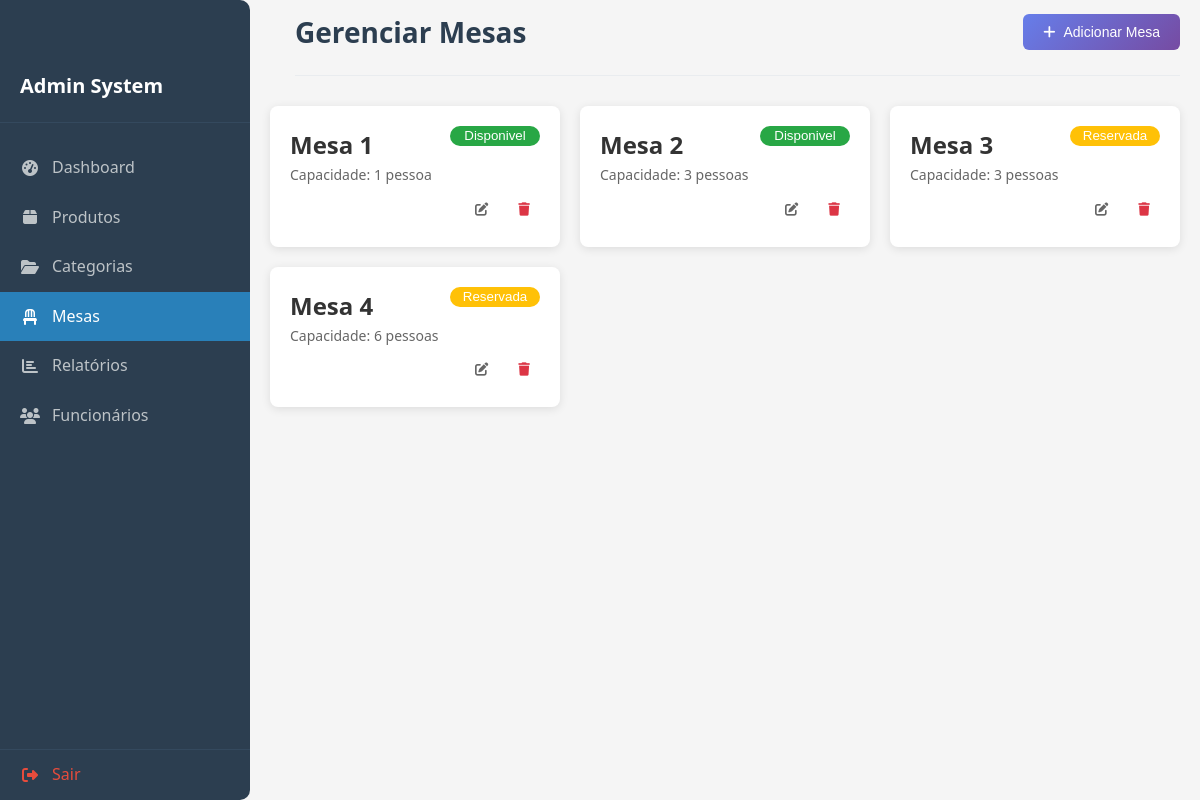
/gecom-adm/mesas.php, run on the app's committed database.
### tables this page shows
CREATE TABLE `mesas` (
  `id` int NOT NULL AUTO_INCREMENT,
  `numero` int NOT NULL,
  `capacidade` int NOT NULL DEFAULT '1',
  `status` enum('disponivel','ocupada','reservada') DEFAULT 'disponivel',
  PRIMARY KEY (`id`)
);

### gecom-adm/mesas.php (the view, shortened to what this page needs)
<?php
require_once 'config/database.php';
$stmt = $pdo->query("SELECT * FROM mesas ORDER BY numero");
$mesas = $stmt->fetchAll(PDO::FETCH_ASSOC);
?>
<!DOCTYPE html>
<html lang="pt-BR">
<head>
    <link rel="stylesheet" href="assets/css/style.css?v=1.0" />
    <link rel="stylesheet" href="https://cdnjs.cloudflare.com/ajax/libs/font-awesome/6.0.0/css/all.min.css" />
</head>
<body>
    <?php include 'includes/sidebar.php'; ?>
    <div class="main-content">
        <div class="header">
            <h1> Gerenciar Mesas</h1>
            <button class="btn btn-primary" onclick="openMesaModal()">
                <i class="fas fa-plus"></i> Adicionar Mesa
            </button>
        </div>
        <div class="stats-grid">
            <?php foreach ($mesas as $mesa): ?>
                <div class="tables-content">
                    <div class="stat-content">
                        <div class="header-tables">
                            <h2>Mesa <?php echo htmlspecialchars($mesa['numero']); ?></h2>
                            <button class="status-<?php echo htmlspecialchars($mesa['status']); ?>" disabled>
                                <?php echo ucfirst($mesa['status']); ?>
                            </button>
                        </div>
                        <h3>Capacidade: <?php echo htmlspecialchars($mesa['capacidade']); ?> pessoa<?php echo $mesa['capacidade'] > 1 ? 's' : ''; ?></h3>
                        <div class="icons-tables">
                            <button class="btn-icon" title="Editar" onclick="editMesa(<?php echo $mesa['id']; ?>)">
                                <i class="fas fa-edit"></i>
                            </button>
                            <button class="btn-icon btn-danger" title="Excluir" onclick="deleteMesa(<?php echo $mesa['id']; ?>)">
                                <i class="fas fa-trash"></i>
                            </button>
                        </div>
                    </div>
                </div>
            <?php endforeach; ?>
        </div>
    </div>
</body>
</html>

### gecom-adm/assets/css/style.css (style rules this page uses)
* { margin: 0; padding: 0; box-sizing: border-box; }
body { font-family: "Segoe UI", Tahoma, Geneva, Verdana, sans-serif; background-color: #f5f5f5; color: #333; line-height: 1.6; display: flex; flex-direction: row; height: 100vh; overflow: hidden; margin: 0; padding: 0; }
.main-content { display: flex; flex-direction: column; width: 100%; height: 100vh; overflow-y: auto; padding: 0px 20px 0px 20px; }
.header { display: flex; justify-content: space-between; align-items: center; margin-bottom: 30px; padding-bottom: 20px; border-bottom: 1px solid #e9ecef; margin-top: 10px; margin-left: 25px; }
.header h1 { font-size: 28px; color: #2c3e50; margin: 0; }
.stats-grid { display: grid; grid-template-columns: repeat(auto-fit, minmax(250px, 1fr)); gap: 20px; margin-bottom: 30px; }
.tables-content { background: white; border-radius: 8px; padding: 20px; box-shadow: 0 2px 10px rgba(0, 0, 0, 0.1); }
.header-tables { display: flex; justify-content: space-between; }
.header-tables button { color: white; border-radius: 20px; width: 90px; height: 20px; text-align: center; line-height: 20px; border: none; }
.icons-tables { display: flex; flex-direction: row; width: 100%; gap: 10px; justify-content: end; }
.stat-content h3 { font-size: 14px; color: #666; margin-bottom: 5px; font-weight: 500; }
.btn { display: inline-flex; align-items: center; gap: 8px; padding: 10px 20px; border: none; border-radius: 6px; font-size: 14px; font-weight: 500; cursor: pointer; text-decoration: none; transition: all 0.3s; white-space: nowrap; }
.btn-primary { background: linear-gradient(135deg, #667eea 0%, #764ba2 100%); color: white; }
.btn-danger { background: #dc3545; color: white; }
.btn-icon { background: none; border: none; padding: 8px; border-radius: 4px; cursor: pointer; color: #666; transition: all 0.3s; padding: 10px; justify-content: center; }
.btn-icon.btn-danger { color: #dc3545; }
.status-disponivel { background-color: #28a745; }
.status-reservada { background-color: #ffc107; }

### gecom-adm/includes/sidebar.php (style rules this page uses)
* { margin: 0; padding: 0; box-sizing: border-box; }
body { font-family: "Segoe UI", Tahoma, Geneva, Verdana, sans-serif; background-color: #f5f5f5; color: #333; line-height: 1.6; display: flex; flex-direction: row; height: 100vh; overflow: hidden; margin: 0; padding: 0; }
.main-content { display: flex; flex-direction: column; width: 100%; height: 100vh; overflow-y: auto; padding: 0px 20px 0px 20px; transition: margin-left 0.3s ease; }
.header { display: flex; justify-content: space-between; align-items: center; margin-bottom: 30px; padding-bottom: 20px; border-bottom: 1px solid #e9ecef; margin-top: 10px; }
.header h1 { font-size: 28px; color: #2c3e50; margin: 0; }
@media (min-width: 992px) { .main-content { margin-left: 0; width: calc(100% - 250px); } }

### data on the page
mesas: numero "1", status "Disponivel", capacidade "1"
mesas: numero "2", status "Disponivel", capacidade "3"
mesas: numero "3", status "Reservada", capacidade "3"
mesas: numero "4", status "Reservada", capacidade "6"
